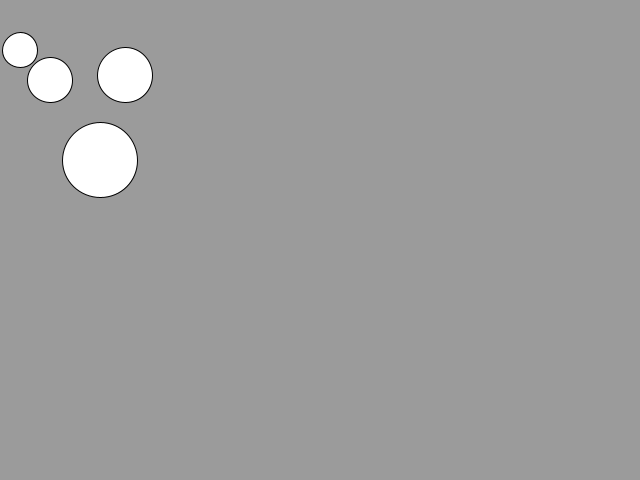
Frame 1 (no input)
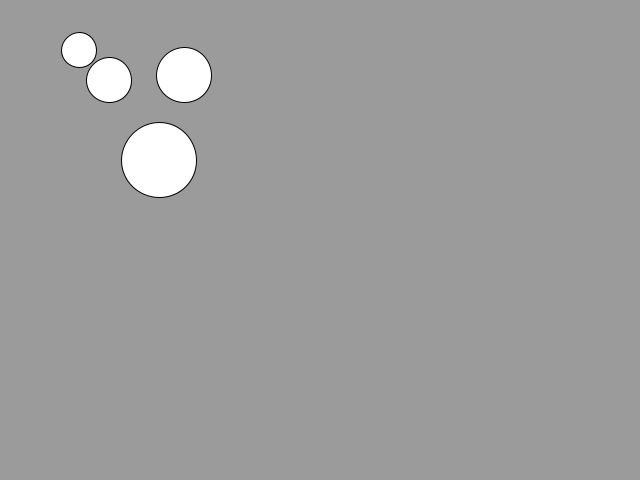
Frame 60 (the mouse pressed at the canvas centre just before this capture)
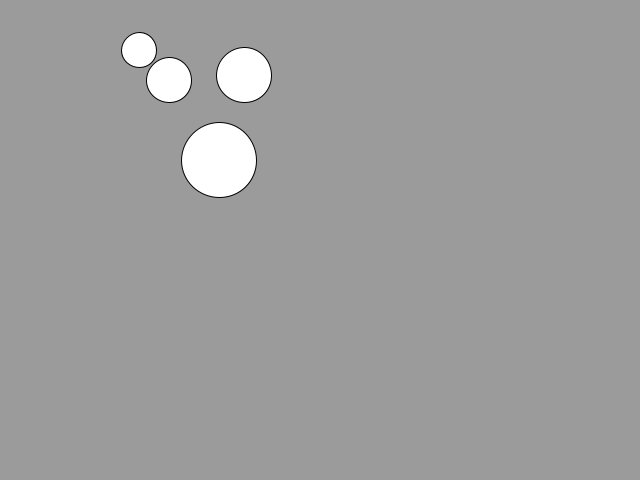
Frame 120 (the mouse held since frame 60 and released just before this capture)

The Processing sketch that drew these frames (run headless with seeded random() and noise(); from frame 60 on, the mouse is pressed at the canvas centre):

// Processing sketch: processing_153119
// ── processing_153119.pde

int x=100;
int dx = 1;

void setup(){
size(640,480);


}

void draw(){
background(155);

ellipse(x,160,75,75);
ellipse(x-50, 80, 45,45);
ellipse(x-80, 50, 35,35);
ellipse(x+25, 75, 55,55);
x = x + dx;

if(x + 40 > width) {
dx = -1;
}

if(x - 40 < 0) {
dx = 1;
}


println(mouseX);
println(mouseY);
}
